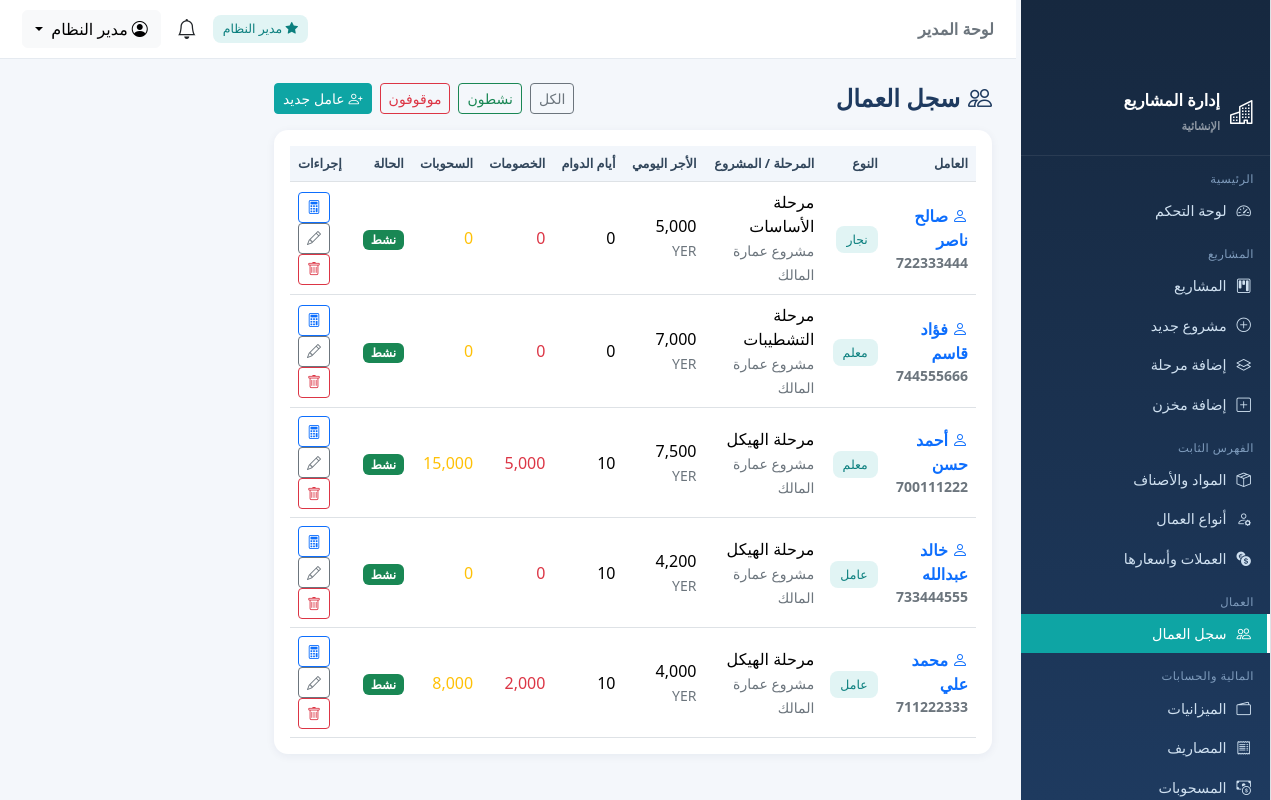
The page /workers (signed in) on the database its author committed.
### tables this page shows
CREATE TABLE users (
  id INTEGER PRIMARY KEY AUTOINCREMENT,
  username VARCHAR(100) NOT NULL UNIQUE,
  password_hash VARCHAR(255) NOT NULL,
  full_name VARCHAR(200) NOT NULL,
  role TEXT NOT NULL DEFAULT 'supervisor',
  project_id INT DEFAULT NULL ,
  phone VARCHAR(50) DEFAULT NULL,
  is_active INTEGER DEFAULT 1,
  created_at TIMESTAMP DEFAULT CURRENT_TIMESTAMP,
  CONSTRAINT fk_user_project FOREIGN KEY (project_id) REFERENCES projects(id) ON DELETE SET NULL
);

CREATE TABLE workers (
  id INTEGER PRIMARY KEY AUTOINCREMENT,
  phase_id INT NOT NULL,
  name VARCHAR(200) NOT NULL,
  phone VARCHAR(50) DEFAULT NULL,
  worker_type_id INT NOT NULL,
  wage_per_day DECIMAL(18,3) NOT NULL DEFAULT 0,
  currency_id INT NOT NULL,
  status TEXT DEFAULT 'active',
  joined_date DATE DEFAULT NULL,
  created_at TIMESTAMP DEFAULT CURRENT_TIMESTAMP,
  CONSTRAINT fk_worker_phase FOREIGN KEY (phase_id) REFERENCES phases(id) ON DELETE CASCADE,
  CONSTRAINT fk_worker_type FOREIGN KEY (worker_type_id) REFERENCES worker_types(id),
  CONSTRAINT fk_worker_cur FOREIGN KEY (currency_id) REFERENCES currencies(id)
);

CREATE TABLE worker_types (
  id INTEGER PRIMARY KEY AUTOINCREMENT,
  name_ar VARCHAR(100) NOT NULL UNIQUE,
  default_wage DECIMAL(18,3) DEFAULT 0,
  currency_id INT DEFAULT NULL,
  created_at TIMESTAMP DEFAULT CURRENT_TIMESTAMP,
  CONSTRAINT fk_wt_cur FOREIGN KEY (currency_id) REFERENCES currencies(id)
);

CREATE TABLE phases (
  id INTEGER PRIMARY KEY AUTOINCREMENT,
  project_id INT NOT NULL,
  name VARCHAR(200) NOT NULL,
  description TEXT,
  start_date DATE DEFAULT NULL,
  end_date DATE DEFAULT NULL,
  status TEXT DEFAULT 'active',
  created_at TIMESTAMP DEFAULT CURRENT_TIMESTAMP,
  CONSTRAINT fk_phases_project FOREIGN KEY (project_id) REFERENCES projects(id) ON DELETE CASCADE
);

CREATE TABLE projects (
  id INTEGER PRIMARY KEY AUTOINCREMENT,
  name VARCHAR(200) NOT NULL,
  code VARCHAR(50) DEFAULT NULL,
  location VARCHAR(200) DEFAULT NULL,
  start_date DATE DEFAULT NULL,
  end_date DATE DEFAULT NULL,
  status TEXT DEFAULT 'active',
  description TEXT,
  created_at TIMESTAMP DEFAULT CURRENT_TIMESTAMP
);

CREATE TABLE currencies (
  id INTEGER PRIMARY KEY AUTOINCREMENT,
  code VARCHAR(10) NOT NULL UNIQUE,
  name_ar VARCHAR(100) NOT NULL,
  rate_to_local DECIMAL(18,6) NOT NULL DEFAULT 1 ,
  is_local INTEGER NOT NULL DEFAULT 0,
  created_at TIMESTAMP DEFAULT CURRENT_TIMESTAMP
);

### workers.py (the view)
@workers_bp.route('/workers')
@require_roles('admin', 'supervisor')
def list_workers():
    spid = scope_project_id()
    sql = """SELECT w.*, wt.name_ar AS type_name, c.code AS cur_code,
                    ph.name AS phase_name, p.name AS project_name,
                    (SELECT COUNT(*) FROM worker_attendance a WHERE a.worker_id=w.id) AS days_n,
                    (SELECT COALESCE(SUM(amount),0) FROM worker_deductions d WHERE d.worker_id=w.id) AS total_ded,
                    (SELECT COALESCE(SUM(amount),0) FROM worker_withdrawals x WHERE x.worker_id=w.id) AS total_wd
             FROM workers w
             JOIN worker_types wt ON wt.id=w.worker_type_id
             JOIN currencies c ON c.id=w.currency_id
             JOIN phases ph ON ph.id=w.phase_id
             JOIN projects p ON p.id=ph.project_id
             WHERE 1=1"""
    params = []
    if spid:
        sql += " AND ph.project_id=%s"
        params.append(spid)
    st = request.args.get('status')
    if st in ('active', 'stopped'):
        sql += " AND w.status=%s"
        params.append(st)
    sql += " ORDER BY p.name, ph.name, w.name"
    items = db_query(sql, params)
    return render_template('workers/list.html', items=items)

### app.py (called while the page is built)
@app.context_processor
def inject_globals():
    u = g.get('current_user')
    unread = 0
    if u:
        unread = db.db_query("SELECT COUNT(*) AS c FROM notifications WHERE user_id=%s AND is_read=0",
                             (u['id'],), one=True)['c']
    return {
        'cur_user': u,
        'is_admin': is_admin(),
        'scope_pid': scope_project_id(),
        'unread_count': unread,
        'today': date.today(),
        'money': db.money,
        'cur_name': lambda cid: (db.cur_by_id(cid) or {}).get('name_ar', ''),
        'cur_code': lambda cid: (db.cur_by_id(cid) or {}).get('code', ''),
        'APP_NAME': 'نظام إدارة المشاريع الإنشائية',
    }

### auth.py (called while the page is built)
def current_user():
    uid = session.get('user_id')
    if not uid:
        return None
    return db_query("SELECT * FROM users WHERE id=%s", (uid,), one=True)

@auth_bp.before_app_request
def load_user():
    g.current_user = current_user()

def require_login(fn):
    @wraps(fn)
    def wrapper(*args, **kwargs):
        if not session.get('user_id'):
            return redirect(url_for('auth.login', next=request.path))
        return fn(*args, **kwargs)
    return wrapper

def require_roles(*roles):
    def deco(fn):
        @wraps(fn)
        @require_login
        def wrapper(*args, **kwargs):
            u = g.get('current_user')
            if not u or u['role'] not in roles:
                flash('ليست لديك صلاحية الوصول إلى هذه الصفحة', 'warning')
                return redirect(url_for('dashboard.index'))
            return fn(*args, **kwargs)
        return wrapper
    return deco

def is_admin():
    u = g.get('current_user')
    return bool(u and u['role'] == 'admin')

def scope_project_id():
    u = g.get('current_user')
    if not u or u['role'] == 'admin':
        return None
    return u['project_id']

### db.py (called while the page is built)
def _translate_sql(sql):
    out, i, n = [], 0, len(sql)
    in_str, quote = False, None
    while i < n:
        ch = sql[i]
        if in_str:
            out.append(ch)
            if ch == quote:
                in_str = False
            i += 1; continue
        if ch in ("'", '"'):
            in_str = True; quote = ch; out.append(ch); i += 1; continue
        if ch == '%' and i + 1 < n and sql[i + 1] == 's':
            out.append('?'); i += 2; continue
        out.append(ch); i += 1
    text = ''.join(out)
    text = re.sub(r"(\w+)\s*<=>\s*\?",
                  r"(\1 IS ? OR (\1 IS NULL AND ? IS NULL))",
                  text)
    return text

### templates/workers/list.html (shortened to what this page needs)
{% extends 'base.html' %}
{% block content %}
<div class="d-flex justify-content-between align-items-center mb-3 flex-wrap gap-2">
  <h4 class="page-title mb-0"><i class="bi bi-people me-2"></i>سجل العمال</h4>
  <div class="d-flex gap-2">
    <a class="btn btn-sm btn-outline-secondary" href="{{ url_for('workers.list_workers') }}">الكل</a>
    <a class="btn btn-sm btn-outline-success" href="{{ url_for('workers.list_workers', status='active') }}">نشطون</a>
    <a class="btn btn-sm btn-outline-danger" href="{{ url_for('workers.list_workers', status='stopped') }}">موقوفون</a>
    <a class="btn btn-sm btn-primary" href="{{ url_for('workers.add_worker') }}"><i class="bi bi-person-plus me-1"></i>عامل جديد</a>
  </div>
</div>
<div class="card p-3">
  <div class="table-responsive">
  <table class="table table-hover align-middle mb-0">
    <thead><tr><th>العامل</th><th>النوع</th><th>المرحلة / المشروع</th><th>الأجر اليومي</th><th>أيام الدوام</th>
      <th>الخصومات</th><th>السحوبات</th><th>الحالة</th><th class="text-end">إجراءات</th></tr></thead>
    <tbody>
    {% for w in items %}
      <tr>
        <td class="fw-semibold"><a class="text-decoration-none" href="{{ url_for('workers.worker_detail', wid=w.id) }}"><i class="bi bi-person me-1"></i>{{ w.name }}</a>
          {% if w.phone %}<div class="small text-secondary">{{ w.phone }}</div>{% endif %}</td>
        <td><span class="badge-soft">{{ w.type_name }}</span></td>
        <td><div>{{ w.phase_name }}</div><small class="text-secondary">{{ w.project_name }}</small></td>
        <td>{{ money(w.wage_per_day) }} <small class="text-secondary">{{ w.cur_code }}</small></td>
        <td>{{ w.days_n }}</td>
        <td class="text-danger">{{ money(w.total_ded) }}</td>
        <td class="text-warning">{{ money(w.total_wd) }}</td>
        <td>{% if w.status=='active' %}<span class="badge bg-success">نشط</span>{% else %}<span class="badge bg-secondary">موقوف</span>{% endif %}</td>
        <td class="text-end">
          <a class="btn btn-sm btn-outline-primary" href="{{ url_for('workers.worker_detail', wid=w.id) }}"><i class="bi bi-calculator"></i></a>
          <a class="btn btn-sm btn-outline-secondary" href="{{ url_for('workers.edit_worker', wid=w.id) }}"><i class="bi bi-pencil"></i></a>
          {% if is_admin %}
          <form class="d-inline" method="post" action="{{ url_for('workers.delete_worker', wid=w.id) }}" onsubmit="return confirm('حذف العامل وكل سجلاته؟')">
            <button class="btn btn-sm btn-outline-danger"><i class="bi bi-trash"></i></button>
          </form>
          {% endif %}
        </td>
      </tr>
    {% else %}<tr><td colspan="9" class="text-center text-secondary py-4">لا يوجد عمال — أضف أول عامل</td></tr>{% endfor %}
    </tbody>
  </table>
  </div>
</div>
{% endblock %}

### templates/base.html (shortened to what this page needs)
{% set role = cur_user.role if cur_user else '' %}
<!doctype html>
<html lang="ar" dir="rtl">
<head>
  <link href="https://cdn.jsdelivr.net/npm/bootstrap@5.3.3/dist/css/bootstrap.rtl.min.css" rel="stylesheet">
  <link href="https://cdn.jsdelivr.net/npm/bootstrap-icons@1.11.3/font/bootstrap-icons.min.css" rel="stylesheet">
</head>
<body>
  {% if cur_user %}
  <div id="wrapper" class="d-flex">
    <aside class="sidebar" id="sidebar">
      <div class="brand"><i class="bi bi-buildings fs-4"></i><span>إدارة المشاريع<br><small class="text-white-50"
            style="font-size:.7rem">الإنشائية</small></span></div>
      <div class="nav-section">الرئيسية</div>
      <a class="nav-item {{ 'active' if request.endpoint=='dashboard.index' }}"
        href="{{ url_for('dashboard.index') }}"><i class="bi bi-speedometer2"></i> لوحة التحكم</a>
      <div class="nav-section">المشاريع</div>
      <a class="nav-item {{ 'active' if request.endpoint in ['projects.list_projects','projects.view_project','projects.add_project','projects.edit_project'] }}"
        href="{{ url_for('projects.list_projects') }}"><i class="bi bi-kanban"></i> المشاريع</a>
      {% if is_admin %}
      <a class="nav-item" href="{{ url_for('projects.add_project') }}"><i class="bi bi-plus-circle"></i> مشروع جديد</a>
      <a class="nav-item" href="{{ url_for('projects.add_phase') }}"><i class="bi bi-layers"></i> إضافة مرحلة</a>
      {% endif %}
      <a class="nav-item" href="{{ url_for('projects.add_warehouse') }}"><i class="bi bi-plus-square"></i> إضافة
        مخزن</a>
      <div class="nav-section">الفهرس الثابت</div>
      <a class="nav-item {{ 'active' if request.endpoint.startswith('catalog.list_materials') }}"
        href="{{ url_for('catalog.list_materials') }}"><i class="bi bi-box-seam"></i> المواد والأصناف</a>
      <a class="nav-item {{ 'active' if request.endpoint.startswith('catalog.list_worker_types') }}"
        href="{{ url_for('catalog.list_worker_types') }}"><i class="bi bi-person-gear"></i> أنواع العمال</a>
      {% if is_admin %}
      <a class="nav-item {{ 'active' if request.endpoint.startswith('catalog.list_currencies') }}"
        href="{{ url_for('catalog.list_currencies') }}"><i class="bi bi-currency-exchange"></i> العملات وأسعارها</a>
      {% endif %}
      <div class="nav-section">العمال</div>
      <a class="nav-item {{ 'active' if request.endpoint.startswith('workers.') }}"
        href="{{ url_for('workers.list_workers') }}"><i class="bi bi-people"></i> سجل العمال</a>
      <div class="nav-section">المالية والحسابات</div>
      <a class="nav-item {{ 'active' if request.endpoint.startswith('finance.list_budgets') }}"
        href="{{ url_for('finance.list_budgets') }}"><i class="bi bi-wallet2"></i> الميزانيات</a>
      <a class="nav-item {{ 'active' if request.endpoint.startswith('finance.list_expenses') }}"
        href="{{ url_for('finance.list_expenses') }}"><i class="bi bi-receipt"></i> المصاريف</a>
      <a class="nav-item {{ 'active' if request.endpoint.startswith('finance.list_withdrawals') }}"
        href="{{ url_for('finance.list_withdrawals') }}"><i class="bi bi-cash-coin"></i> المسحوبات</a>
    </aside>
    <div class="flex-grow-1 main-wrap">
      <nav class="topbar">
        <div>
          <span class="fw-bold text-secondary">{{ 'لوحة المدير' if is_admin else 'لوحة المشرف' }}</span>
        </div>
        <div class="d-flex align-items-center gap-3">
          {% if is_admin %}<span class="badge-soft"><i class="bi bi-star-fill"></i> مدير النظام</span>{% endif %}
          <a class="position-relative text-dark text-decoration-none"
            href="{{ url_for('notifications.list_notifications') }}" title="الإشعارات">
            <i class="bi bi-bell fs-5"></i>
          </a>
          <div class="dropdown">
            <button class="btn btn-light dropdown-toggle" data-bs-toggle="dropdown">
              <i class="bi bi-person-circle me-1"></i>{{ cur_user.full_name }}
            </button>
          </div>
        </div>
      </nav>
      <main class="container-fluid p-4">
        {% block content %}{% endblock %}
      </main>
    </div>
  </div>
  {% else %}
  {% block auth_content %}{% endblock %}
  {% endif %}
</body>
</html>

### templates/base.html (style rules this page uses)
.sidebar { position: fixed !important; top: 0 !important; left: 0 !important; bottom: 0 !important; width: 250px !important; height: 100vh !important; overflow-y: auto !important; background-color: #f8f9fa !important; border-right: 1px solid #dee2e6 !important; padding-top: 70px !important; z-index: 1000 !important; scrollbar-width: thin; scrollbar-color: #c1c1c1 transparent; }
main { margin-left: 250px !important; width: calc(100% - 250px) !important; max-width: calc(100% - 250px) !important; flex: 0 0 auto !important; padding-top: 20px !important; }
:root { --primary: #1e3a5f; --accent: #0ea5a4; --light: #f4f7fb; --sidebar-w: 255px; }
* { font-family: "Segoe UI", Tahoma, Arial, sans-serif; }
body { background: var(--light); }
#wrapper { min-height: 100vh; }
.sidebar { width: var(--sidebar-w); background: linear-gradient(180deg, #16283f, #1e3a5f); min-height: 100vh; position: fixed; right: 0; top: 0; z-index: 1040; color: #cfe0f0; transition: .25s; overflow-y: auto; }
.sidebar .brand { display: flex; align-items: center; gap: 10px; padding: 18px 16px; border-bottom: 1px solid rgba(255, 255, 255, .08); color: #fff; font-weight: 700; font-size: 1.02rem; }
.sidebar .nav-section { font-size: .72rem; color: #7f9cbd; padding: 14px 16px 4px; letter-spacing: .5px; }
.sidebar a.nav-item { display: flex; align-items: center; gap: 10px; padding: 9px 16px; color: #cfe0f0; text-decoration: none; font-size: .9rem; border-right: 3px solid transparent; }
.sidebar a.nav-item.active { background: var(--accent); color: #fff; border-right-color: #fff; }
.topbar { background: #fff; border-bottom: 1px solid #e5eaf0; padding: 10px 22px; display: flex; align-items: center; justify-content: space-between; position: sticky; top: 0; z-index: 1030; }
.main-wrap { margin-right: var(--sidebar-w); }
.card { border: 0; border-radius: 14px; box-shadow: 0 2px 10px rgba(20, 40, 80, .06); }
.badge-soft { background: rgba(14, 165, 164, .12); color: #0b7f7e; padding: 5px 10px; border-radius: 8px; font-size: .78rem; }
.table thead th { background: #f2f6fb; color: #33475c; font-size: .8rem; white-space: nowrap; }
.table td { vertical-align: middle; }
.page-title { font-weight: 700; color: var(--primary); }
.btn-primary { background: var(--accent); border-color: var(--accent); }

### rows shown on the page
users: full_name "مدير النظام"
workers: name "صالح ناصر", phone "722333444", type_name "نجار", phase_name "مرحلة الأساسات", project_name "مشروع عمارة المالك", wage_per_day "5,000", cur_code "YER", days_n "0", total_ded "0", total_wd "0", status "نشط"
workers: name "فؤاد قاسم", phone "744555666", type_name "معلم", phase_name "مرحلة التشطيبات", project_name "مشروع عمارة المالك", wage_per_day "7,000", cur_code "YER", days_n "0", total_ded "0", total_wd "0", status "نشط"
workers: name "أحمد حسن", phone "700111222", type_name "معلم", phase_name "مرحلة الهيكل", project_name "مشروع عمارة المالك", wage_per_day "7,500", cur_code "YER", days_n "10", total_ded "5,000", total_wd "15,000", status "نشط"
workers: name "خالد عبدالله", phone "733444555", type_name "عامل", phase_name "مرحلة الهيكل", project_name "مشروع عمارة المالك", wage_per_day "4,200", cur_code "YER", days_n "10", total_ded "0", total_wd "0", status "نشط"
workers: name "محمد علي", phone "711222333", type_name "عامل", phase_name "مرحلة الهيكل", project_name "مشروع عمارة المالك", wage_per_day "4,000", cur_code "YER", days_n "10", total_ded "2,000", total_wd "8,000", status "نشط"

### other values the page prints
{{ 'لوحة المدير' if is_admin else 'لوحة المشرف' }} "لوحة المدير"
